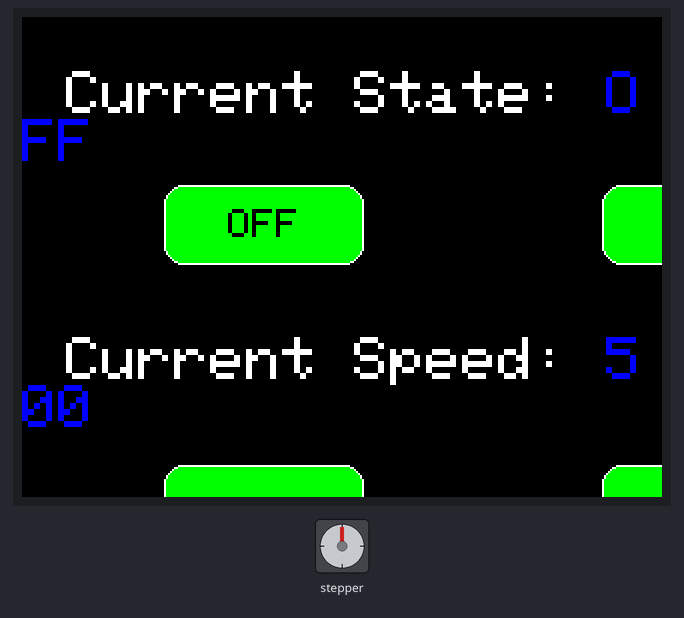
Bench run of a sketch on a simulated Arduino Leonardo, built with avr-gcc and run on an emulated ATmega32U4. On the bench: stepper motor, 320×240 colour display. Wiring (inferred from the names in the program): stepper motor driver (200 steps per turn assumed): step pin 5; direction pin 2; enable pin 8. What the sketch prints to the serial monitor is not drawn.

Above: at 0.3 s.

The sketch:

UI.ino
```cpp
/* Libraries */
#include <SD.h>                   /** SD Library: https://www.arduino.cc/en/reference/SD */
#include <Adafruit_GFX.h>         /** Adafruit GFX Library: https://github.com/adafruit/Adafruit-GFX-Library */
#include <MCUFRIEND_kbv.h>        /** MCUFRIEND_kbv Library: https://github.com/prenticedavid/MCUFRIEND_kbv */
#include <TouchScreen.h>          /** TouchScreen Library: https://github.com/adafruit/Adafruit_TouchScreen */

/* Define constants */
#define MOTOR_OFF      25
#define MOTOR_ON       50
#define SPEED_UP       100
#define SPEED_DOWN     200

#define SD_CS          10
#define BLACK          0
#define GREY           21845
#define BLUE           31
#define RED            63488
#define GREEN          2016
#define DARK_GREEN     1472
#define CYAN           2047
#define MAGENTA        63519
#define YELLOW         65504
#define GOLD           56768
#define WHITE          65535
#define NOT_PRESSED    200

/* Touch screen configuration */
#define MIN_PRESSURE   200
#define MAX_PRESSURE   1000

/* Touch panel parameters */
const int XP = 8, XM = A2, YP = A3, YM = 9;  /** 320x480 ID=0x9486 */
const int TS_LEFT = 144, TS_RT = 887, TS_TOP = 936, TS_BOT = 87;

/* Define pin numbers */
const int STEP_PIN = 5;
const int DIR_PIN = 2;
const int EN_PIN = 8;

TouchScreen touchScreen = TouchScreen(XP, YP, XM, YM, 300);
TSPoint touchPoint;
bool isTouchDown;
int touchPixelX, touchPixelY;  /** Touch_getXY() updates global vars */

/* Variables */
int currentPage = 0, oldPage = -1;
bool motorState = false;

/* Objects */
MCUFRIEND_kbv tft;
int pressedButton = NOT_PRESSED;

/* Button calibration */
Adafruit_GFX_Button page1Button, page2Button;
Adafruit_GFX_Button offButton, onButton, speedUpButton, speedDownButton;

/* Button dimensions and position */
int margin = 5;
int buttonWidth = 100;
int buttonHeight = 40;
int buttonY = 200;

/* Motor speed */
int motorSpeed = 500;

void setup()
{
  /* Initialize Serial USB */
  Serial.begin(9600);
  Serial.println(F("Initialize System"));
  Serial1.begin(9600);

  /* Initialize TFT screen */
  uint16_t displayID = tft.readID();
  if (displayID == 0xD3D3) displayID = 0x9486;  /** for 3.5" TFT LCD Shield, 0x9341 for 2.8" TFT LCD Shield */
  tft.begin(displayID);
  tft.setRotation(1);  /** 0-PORTRAIT 1-LANDSCAPE 2-REVERSE PORTRAIT 3-REVERSE LANDSCAPE */

  /* Uncomment if you are using SD */
  /*
  if (!SD.begin(SD_CS)) {
    Serial.println(F("Initialization failed!"));
    return;
  }
  */

  /* Set the two pins as Outputs */
  pinMode(STEP_PIN, OUTPUT);
  pinMode(DIR_PIN, OUTPUT);
  pinMode(EN_PIN, OUTPUT);
  digitalWrite(EN_PIN, LOW);

  /* Initialize Serial communication */
  Serial.begin(9600);

  /* Set A0 as an Input */
  pinMode(A0, INPUT);

  drawPage1();
}

void loop()
{
  RunMotor();
  isTouchDown = GetTouchCoordinates();
  if (isTouchDown)
  {
    offButton.press(offButton.contains(touchPixelX, touchPixelY));
    onButton.press(onButton.contains(touchPixelX, touchPixelY));
    speedUpButton.press(speedUpButton.contains(touchPixelX, touchPixelY));
    speedDownButton.press(speedDownButton.contains(touchPixelX, touchPixelY));

    if (offButton.justPressed())
    {
      motorState = false;
      Serial1.println("MOTOR_OFF");
    }
    else if (onButton.justPressed())
    {
      motorState = true;
      Serial1.println("MOTOR_ON");
    }
    else if (speedUpButton.justPressed() && ((motorSpeed + 100) < 1023))
    {
      motorSpeed += 100;
      Serial1.println("SPEED_UP");
    }
    else if (speedDownButton.justPressed() && ((motorSpeed - 100) > 0))
    {
      motorSpeed -= 100;
      Serial1.println("SPEED_DOWN");
    }

    /* Display current state and speed on the screen */
    DisplayCurrentState();
    DisplayCurrentSpeed();
  }
}

/* Draw the first page on the TFT screen (480x320 Resolution) */
void drawPage1()
{
  tft.setRotation(1);
  tft.fillScreen(BLACK);

  /* Display current state on the screen */
  String currentStateLabel = "Current State: ";
  tft.setTextSize(3);
  tft.setCursor(tft.width() / 2 - currentStateLabel.length() * 3 * 3 - 3, 27);
  tft.setTextColor(WHITE, BLACK);
  tft.print(currentStateLabel);
  tft.setCursor(tft.width() / 2 + currentStateLabel.length() * 3 * 3 - 3, 27);
  tft.setTextColor(BLUE, BLACK);
  if (!motorState)
  {
    tft.print("OFF");
  }
  else
  {
    tft.print("ON");
  }

  /* Display buttons on the screen */
  offButton.initButton(&tft, 51 + 70, 74 + 30, buttonWidth, buttonHeight, WHITE, GREEN, BLACK, "OFF", 2);
  onButton.initButton(&tft, 340, 74 + 30, buttonWidth, buttonHeight, WHITE, GREEN, BLACK, "ON", 2);
  offButton.drawButton(false);
  onButton.drawButton(false);

  /* Display current speed on the screen */
  DisplayCurrentSpeed();

  /* Display speed control buttons on the screen */
  speedDownButton.initButton(&tft, 51 + 70, 74 + 170, buttonWidth, buttonHeight, WHITE, GREEN, BLACK, "-", 3);
  speedUpButton.initButton(&tft, 340, 74 + 170, buttonWidth, buttonHeight, WHITE, GREEN, BLACK, "+", 3);
  speedUpButton.drawButton(false);
  speedDownButton.drawButton(false);
}

/* Utility function to get touch coordinates */
bool GetTouchCoordinates()
{
  touchPoint = touchScreen.getPoint();
  pinMode(YP, OUTPUT);             /** restore shared pins */
  pinMode(XM, OUTPUT);
  digitalWrite(YP, HIGH);
  digitalWrite(XM, HIGH);
  bool pressed = (touchPoint.z > MIN_PRESSURE && touchPoint.z < MAX_PRESSURE);
  if (pressed)
  {
    if (tft.width() <= tft.height()) {  /** Portrait */
      touchPixelX = map(touchPoint.x, TS_LEFT, TS_RT, 0, tft.width());
      touchPixelY = map(touchPoint.y, TS_TOP, TS_BOT, 0, tft.height());
    }
    else
    {
      touchPixelX = map(touchPoint.y, TS_TOP, TS_BOT, 0, tft.width());
      touchPixelY = map(touchPoint.x, TS_RT, TS_LEFT, 0, tft.height());
    }
  }
  return pressed;
}

void RunMotor(void)
{
  if (motorState)
  {
    for (int x = 0; x < 6400; x++)
    {
      motorSpeed = map(motorSpeed, 0, 1023, 0, 255);

      /* Generate pulses to drive the stepper motor */
      digitalWrite(STEP_PIN, HIGH);
      delayMicroseconds(motorSpeed);
      digitalWrite(STEP_PIN, LOW);
      delayMicroseconds(motorSpeed);

      /** Wire connections: GND-8-2-5 */
    }
  }
  else
  {
    /* Do nothing */
  }
}

/* Display current state on the screen */
void DisplayCurrentState()
{
  String currentStateLabel = "Current State: ";
  tft.setTextSize(3);
  tft.setCursor(tft.width() / 2 - currentStateLabel.length() * 3 * 3 - 3, 27);
  tft.setTextColor(WHITE, BLACK);
  tft.print(currentStateLabel);
  tft.setCursor(tft.width() / 2 + currentStateLabel.length() * 3 * 3 - 3, 27);
  tft.setTextColor(BLUE, BLACK);
  if (!motorState)
  {
    tft.print("OFF");
  }
  else
  {
    tft.print("ON ");
  }
}

/* Display current speed on the screen */
void DisplayCurrentSpeed()
{
  String currentSpeedLabel = "Current Speed: ";
  tft.setTextSize(3);
  tft.setCursor(tft.width() / 2 - currentSpeedLabel.length() * 3 * 3 - 3, 160);
  tft.setTextColor(WHITE, BLACK);
  tft.print(currentSpeedLabel);
  tft.setCursor(tft.width() / 2 + currentSpeedLabel.length() * 3 * 3 - 3, 160);
  tft.setTextColor(BLUE, BLACK);
  tft.print(motorSpeed);
}
```
